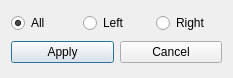
<?xml version="1.0" encoding="UTF-8"?>
<ui version="4.0">
 <class>windowSelect</class>
 <widget class="QDialog" name="windowSelect">
  <property name="geometry">
   <rect>
    <x>0</x>
    <y>0</y>
    <width>233</width>
    <height>78</height>
   </rect>
  </property>
  <property name="windowTitle">
   <string>Dialog</string>
  </property>
  <layout class="QGridLayout" name="gridLayout">
   <item row="0" column="0">
    <layout class="QVBoxLayout" name="verticalLayout">
     <item>
      <layout class="QHBoxLayout" name="horizontalLayout">
       <item>
        <widget class="QRadioButton" name="uiRadioButtonAll">
         <property name="text">
          <string>All</string>
         </property>
         <property name="checked">
          <bool>true</bool>
         </property>
        </widget>
       </item>
       <item>
        <widget class="QRadioButton" name="uiRadioButtonLeft">
         <property name="text">
          <string>Left</string>
         </property>
        </widget>
       </item>
       <item>
        <widget class="QRadioButton" name="uiRadioButtonRight">
         <property name="text">
          <string>Right</string>
         </property>
        </widget>
       </item>
      </layout>
     </item>
    </layout>
   </item>
   <item row="2" column="0">
    <layout class="QHBoxLayout" name="horizontalLayout_2">
     <item>
      <widget class="QPushButton" name="uiApply">
       <property name="text">
        <string>Apply</string>
       </property>
      </widget>
     </item>
     <item>
      <widget class="QPushButton" name="uiCancel">
       <property name="text">
        <string>Cancel</string>
       </property>
      </widget>
     </item>
    </layout>
   </item>
  </layout>
 </widget>
 <resources/>
 <connections/>
</ui>
